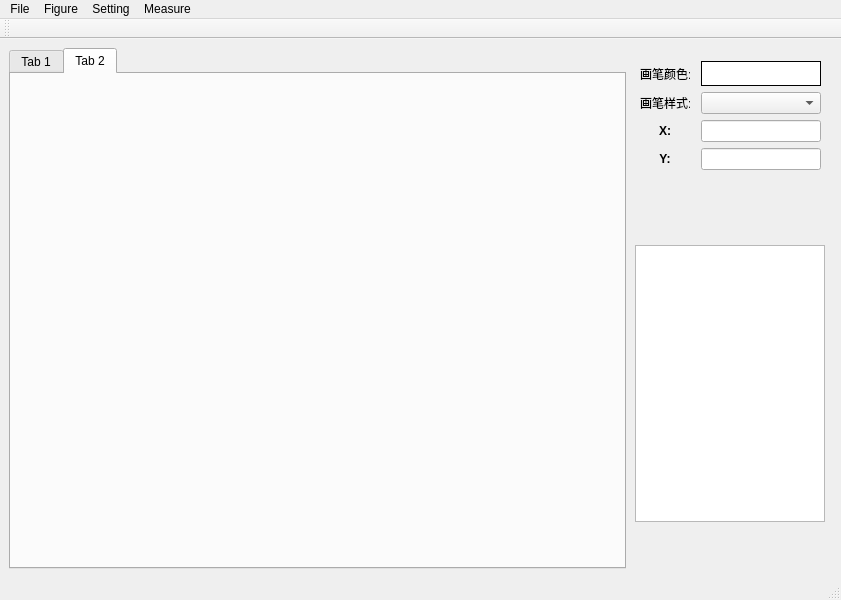
<?xml version="1.0" encoding="UTF-8"?>
<ui version="4.0">
 <class>MainWindow</class>
 <widget class="QMainWindow" name="MainWindow">
  <property name="geometry">
   <rect>
    <x>0</x>
    <y>0</y>
    <width>841</width>
    <height>600</height>
   </rect>
  </property>
  <property name="windowTitle">
   <string>MiniCAD</string>
  </property>
  <property name="windowIcon">
   <iconset resource="pic.qrc">
    <normaloff>:/resouce/AutoCAD.png</normaloff>:/resouce/AutoCAD.png</iconset>
  </property>
  <widget class="QWidget" name="centralwidget">
   <layout class="QGridLayout" name="gridLayout">
    <item row="1" column="0">
     <widget class="QTabWidget" name="tabWidget">
      <property name="currentIndex">
       <number>1</number>
      </property>
      <widget class="QWidget" name="tab">
       <attribute name="title">
        <string>Tab 1</string>
       </attribute>
      </widget>
      <widget class="QWidget" name="tab_2">
       <attribute name="title">
        <string>Tab 2</string>
       </attribute>
      </widget>
     </widget>
    </item>
    <item row="1" column="1">
     <widget class="QWidget" name="widget" native="true">
      <property name="minimumSize">
       <size>
        <width>200</width>
        <height>0</height>
       </size>
      </property>
      <widget class="QWidget" name="">
       <property name="geometry">
        <rect>
         <x>3</x>
         <y>13</y>
         <width>192</width>
         <height>461</height>
        </rect>
       </property>
       <layout class="QVBoxLayout" name="verticalLayout_2" stretch="4,2,8">
        <item>
         <layout class="QVBoxLayout" name="verticalLayout">
          <item>
           <layout class="QHBoxLayout" name="horizontalLayout" stretch="2,5">
            <item>
             <widget class="QLabel" name="label">
              <property name="minimumSize">
               <size>
                <width>50</width>
                <height>0</height>
               </size>
              </property>
              <property name="maximumSize">
               <size>
                <width>50</width>
                <height>16777215</height>
               </size>
              </property>
              <property name="text">
               <string>画笔颜色:</string>
              </property>
             </widget>
            </item>
            <item>
             <widget class="QPushButton" name="penColorBtn">
              <property name="minimumSize">
               <size>
                <width>120</width>
                <height>25</height>
               </size>
              </property>
              <property name="maximumSize">
               <size>
                <width>120</width>
                <height>25</height>
               </size>
              </property>
              <property name="styleSheet">
               <string notr="true">background-color: rgb(255, 255, 255);
border: 1px solid black;
border-redius:2px;</string>
              </property>
              <property name="text">
               <string/>
              </property>
             </widget>
            </item>
           </layout>
          </item>
          <item>
           <layout class="QHBoxLayout" name="horizontalLayout_2" stretch="4,7">
            <item>
             <widget class="QLabel" name="label_3">
              <property name="minimumSize">
               <size>
                <width>50</width>
                <height>0</height>
               </size>
              </property>
              <property name="maximumSize">
               <size>
                <width>50</width>
                <height>16777215</height>
               </size>
              </property>
              <property name="text">
               <string>画笔样式:</string>
              </property>
             </widget>
            </item>
            <item>
             <widget class="QComboBox" name="penStyleCbox">
              <property name="minimumSize">
               <size>
                <width>120</width>
                <height>22</height>
               </size>
              </property>
              <property name="maximumSize">
               <size>
                <width>120</width>
                <height>22</height>
               </size>
              </property>
             </widget>
            </item>
           </layout>
          </item>
          <item>
           <layout class="QHBoxLayout" name="horizontalLayout_4" stretch="2,7">
            <item>
             <widget class="QLabel" name="label_4">
              <property name="sizePolicy">
               <sizepolicy hsizetype="Preferred" vsizetype="Preferred">
                <horstretch>0</horstretch>
                <verstretch>0</verstretch>
               </sizepolicy>
              </property>
              <property name="minimumSize">
               <size>
                <width>50</width>
                <height>0</height>
               </size>
              </property>
              <property name="maximumSize">
               <size>
                <width>50</width>
                <height>16777215</height>
               </size>
              </property>
              <property name="font">
               <font>
                <bold>true</bold>
               </font>
              </property>
              <property name="text">
               <string>X:</string>
              </property>
              <property name="alignment">
               <set>Qt::AlignCenter</set>
              </property>
             </widget>
            </item>
            <item>
             <widget class="QLineEdit" name="xLineEdit">
              <property name="minimumSize">
               <size>
                <width>120</width>
                <height>0</height>
               </size>
              </property>
              <property name="maximumSize">
               <size>
                <width>120</width>
                <height>16777215</height>
               </size>
              </property>
             </widget>
            </item>
           </layout>
          </item>
          <item>
           <layout class="QHBoxLayout" name="horizontalLayout_5" stretch="2,0">
            <property name="rightMargin">
             <number>0</number>
            </property>
            <item>
             <widget class="QLabel" name="label_5">
              <property name="minimumSize">
               <size>
                <width>50</width>
                <height>0</height>
               </size>
              </property>
              <property name="maximumSize">
               <size>
                <width>50</width>
                <height>16777215</height>
               </size>
              </property>
              <property name="font">
               <font>
                <bold>true</bold>
               </font>
              </property>
              <property name="text">
               <string>Y:</string>
              </property>
              <property name="alignment">
               <set>Qt::AlignCenter</set>
              </property>
             </widget>
            </item>
            <item>
             <widget class="QLineEdit" name="yLineEdit">
              <property name="minimumSize">
               <size>
                <width>120</width>
                <height>0</height>
               </size>
              </property>
              <property name="maximumSize">
               <size>
                <width>120</width>
                <height>16777215</height>
               </size>
              </property>
             </widget>
            </item>
           </layout>
          </item>
         </layout>
        </item>
        <item>
         <spacer name="verticalSpacer">
          <property name="orientation">
           <enum>Qt::Vertical</enum>
          </property>
          <property name="sizeHint" stdset="0">
           <size>
            <width>20</width>
            <height>40</height>
           </size>
          </property>
         </spacer>
        </item>
        <item>
         <widget class="QTextEdit" name="NoteTextEdit">
          <property name="minimumSize">
           <size>
            <width>190</width>
            <height>0</height>
           </size>
          </property>
          <property name="maximumSize">
           <size>
            <width>190</width>
            <height>16777215</height>
           </size>
          </property>
         </widget>
        </item>
       </layout>
      </widget>
     </widget>
    </item>
   </layout>
  </widget>
  <widget class="QMenuBar" name="menubar">
   <property name="geometry">
    <rect>
     <x>0</x>
     <y>0</y>
     <width>841</width>
     <height>21</height>
    </rect>
   </property>
   <widget class="QMenu" name="menuFile">
    <property name="title">
     <string>File</string>
    </property>
    <addaction name="actionOpen"/>
    <addaction name="actionNew"/>
    <addaction name="actionSave"/>
    <addaction name="actionExit"/>
   </widget>
   <widget class="QMenu" name="menuFigure">
    <property name="title">
     <string>Figure</string>
    </property>
    <addaction name="actionLine"/>
    <addaction name="actionRectangle"/>
    <addaction name="actionEllipse"/>
   </widget>
   <widget class="QMenu" name="menuSetting">
    <property name="title">
     <string>Setting</string>
    </property>
    <addaction name="actionMagnify"/>
    <addaction name="actionReduce"/>
    <addaction name="actionSelect"/>
    <addaction name="actionTrash"/>
   </widget>
   <widget class="QMenu" name="menuMeasure">
    <property name="title">
     <string>Measure</string>
    </property>
    <addaction name="actionVerDistance"/>
    <addaction name="actionHorDistance"/>
   </widget>
   <addaction name="menuFile"/>
   <addaction name="menuFigure"/>
   <addaction name="menuSetting"/>
   <addaction name="menuMeasure"/>
  </widget>
  <widget class="QStatusBar" name="statusbar"/>
  <widget class="QToolBar" name="toolBar">
   <property name="minimumSize">
    <size>
     <width>0</width>
     <height>20</height>
    </size>
   </property>
   <property name="windowTitle">
    <string>toolBar</string>
   </property>
   <attribute name="toolBarArea">
    <enum>TopToolBarArea</enum>
   </attribute>
   <attribute name="toolBarBreak">
    <bool>false</bool>
   </attribute>
  </widget>
  <action name="actionOpen">
   <property name="icon">
    <iconset resource="pic.qrc">
     <normaloff>:/resouce/OPEN.png</normaloff>:/resouce/OPEN.png</iconset>
   </property>
   <property name="text">
    <string>Open</string>
   </property>
  </action>
  <action name="actionSave">
   <property name="icon">
    <iconset resource="pic.qrc">
     <normaloff>:/resouce/save.png</normaloff>:/resouce/save.png</iconset>
   </property>
   <property name="text">
    <string>Save</string>
   </property>
  </action>
  <action name="actionExit">
   <property name="text">
    <string>Exit</string>
   </property>
  </action>
  <action name="actionLine">
   <property name="icon">
    <iconset resource="pic.qrc">
     <normaloff>:/resouce/Segment.png</normaloff>:/resouce/Segment.png</iconset>
   </property>
   <property name="text">
    <string>Line</string>
   </property>
  </action>
  <action name="actionRectangle">
   <property name="icon">
    <iconset resource="pic.qrc">
     <normaloff>:/resouce/rectangle.png</normaloff>:/resouce/rectangle.png</iconset>
   </property>
   <property name="text">
    <string>Rectangle</string>
   </property>
  </action>
  <action name="actionEllipse">
   <property name="icon">
    <iconset resource="pic.qrc">
     <normaloff>:/resouce/ellipse.png</normaloff>:/resouce/ellipse.png</iconset>
   </property>
   <property name="text">
    <string>Ellipse</string>
   </property>
  </action>
  <action name="actionPolygon">
   <property name="icon">
    <iconset resource="pic.qrc">
     <normaloff>:/resouce/polygon.png</normaloff>:/resouce/polygon.png</iconset>
   </property>
   <property name="text">
    <string>Polygon</string>
   </property>
  </action>
  <action name="actionNew">
   <property name="icon">
    <iconset resource="pic.qrc">
     <normaloff>:/resouce/new-page.png</normaloff>:/resouce/new-page.png</iconset>
   </property>
   <property name="text">
    <string>New</string>
   </property>
  </action>
  <action name="actionMagnify">
   <property name="icon">
    <iconset resource="pic.qrc">
     <normaloff>:/resouce/magnify.png</normaloff>:/resouce/magnify.png</iconset>
   </property>
   <property name="text">
    <string>Magnify</string>
   </property>
  </action>
  <action name="actionReduce">
   <property name="icon">
    <iconset resource="pic.qrc">
     <normaloff>:/resouce/ic_search_reduce.png</normaloff>:/resouce/ic_search_reduce.png</iconset>
   </property>
   <property name="text">
    <string>Reduce</string>
   </property>
  </action>
  <action name="actionSelect">
   <property name="icon">
    <iconset resource="pic.qrc">
     <normaloff>:/resouce/Arrow.png</normaloff>:/resouce/Arrow.png</iconset>
   </property>
   <property name="text">
    <string>Select</string>
   </property>
  </action>
  <action name="actionTrash">
   <property name="icon">
    <iconset resource="pic.qrc">
     <normaloff>:/resouce/trash.png</normaloff>:/resouce/trash.png</iconset>
   </property>
   <property name="text">
    <string>Trash</string>
   </property>
  </action>
  <action name="actionVerDistance">
   <property name="icon">
    <iconset resource="pic.qrc">
     <normaloff>:/resouce/vertical-distance.png</normaloff>:/resouce/vertical-distance.png</iconset>
   </property>
   <property name="text">
    <string>VerDistance</string>
   </property>
  </action>
  <action name="actionHorDistance">
   <property name="icon">
    <iconset resource="pic.qrc">
     <normaloff>:/resouce/horizontal-distance.png</normaloff>:/resouce/horizontal-distance.png</iconset>
   </property>
   <property name="text">
    <string>HorDistance</string>
   </property>
  </action>
 </widget>
 <resources>
  <include location="pic.qrc"/>
 </resources>
 <connections/>
</ui>
